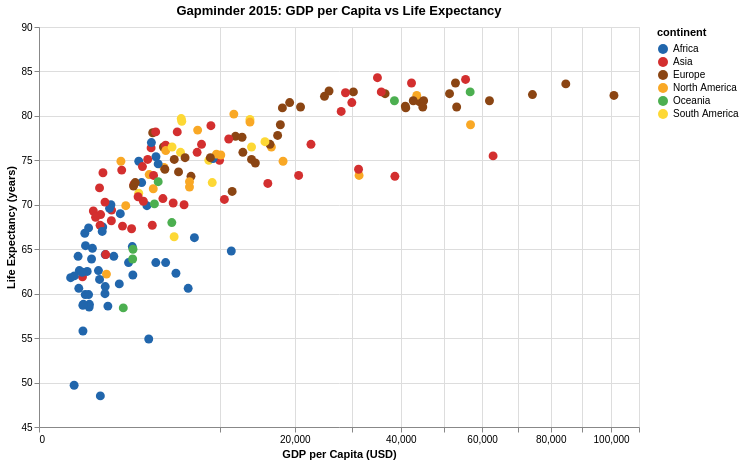

Notebook cell for this chart:
### Markdown cell above
The Gapminder dataset captures decades of global development data, making 2015 a compelling snapshot of the modern world.

### Task:
Create an interactive scatter plot of the Gapminder dataset filtered to the year 2015

### Requirements:
1. Use `transform_filter()` to filter the data to the year of 2015
2. Place GDP per capita on the X axis (using a log scale) and life expectancy on the Y axis. Use descriptive axis titles rather than raw variable names.
3. Adjust the `domain` of the Y axis to be in the range `[45, 90]`
4. Encode continent as the color of each point
5. Add a legend selection so that clicking a continent highlights its countries while fading out all others (either in color or opacity, or both)
6. Add a tooltip that displays country name, continent, GDP per capita, life expectancy, and HDI. Tooltip elements should have a descriptive title rather than a variable name
7. Add a meaningful title
8. Add interactivity so that the user can zoom and pan across the chart

Note: Gapminder [uses log-scale (doubling in particular)](https://www.gapminder.org/tag/gapminder-world/#:~:text=LIFE%20EXPECTANCY:%20IHME%20%E2%80%93%20Institute%20for,PPP%20(constant%202011%20international%20$) for GDP per capita. You can change the scale in Altair setting `scale` to `alt.Scale(type='pow', exponent=0.5)` to achieve that

### Code cell
## Checkpoint 1

# legend selection for continent
legend_selection = alt.selection_point(fields=['continent'], bind='legend')

# opacity condition
opacityCondition = alt.when(legend_selection).then(alt.value(1.0)).otherwise(alt.value(0.1))

# Gapminder-inspired color scheme (Hans Rosling's BBC video)
gapminder_colors = alt.Color('continent:N', scale=alt.Scale(
    domain=['Africa', 'Asia', 'Europe', 'North America', 'Oceania', 'South America'],
    range=['#2166AC',   # Africa - Blue
           '#D32F2F',   # Asia - Red
           '#8B4513',   # Europe - Brown
           '#F9A825',   # North America - Yellow (deep)
           '#4CAF50',   # Oceania - Green
           '#FDD835']   # South America - Yellow (light)
))

chart1 = alt.Chart(gapminder).mark_circle(size=80).encode(
    x=alt.X('gdp:Q', title='GDP per Capita (USD)', scale=alt.Scale(type='pow', exponent=0.5)),
    y=alt.Y('life_exp:Q', title='Life Expectancy (years)', scale=alt.Scale(domain=[45, 90])),
    color=gapminder_colors,
    opacity=opacityCondition,
    tooltip=[
        alt.Tooltip('country:N', title='Country'),
        alt.Tooltip('continent:N', title='Continent'),
        alt.Tooltip('gdp:Q', title='GDP per Capita'),
        alt.Tooltip('life_exp:Q', title='Life Expectancy'),
        alt.Tooltip('hdi_index:Q', title='HDI')
    ]
).transform_filter(
    alt.datum.year == 2015
).add_params(
    legend_selection
).properties(
    title='Gapminder 2015: GDP per Capita vs Life Expectancy',
    width=600,
    height=400
).interactive()

chart1

### Figure 1 — Vega-Lite specification as saved in the notebook (floating-point values rounded to 4 significant figures; data arrays with more than 128 entries replaced by an {"elided": "..."} marker saying what was removed)
{"config": {"view": {"continuousWidth": 300, "continuousHeight": 300}}, "data": {"name": "data-49fd5f50d254cc8bd182b82c4d03ca8a"}, "mark": {"type": "circle", "size": 80}, "encoding": {"color": {"field": "continent", "scale": {"domain": ["Africa", "Asia", "Europe", "North America", "Oceania", "South America"], "range": ["#2166AC", "#D32F2F", "#8B4513", "#F9A825", "#4CAF50", "#FDD835"]}, "type": "nominal"}, "opacity": {"condition": [{"param": "param_f1c839f5b6afb296", "value": 1.0}], "value": 0.1}, "tooltip": [{"field": "country", "title": "Country", "type": "nominal"}, {"field": "continent", "title": "Continent", "type": "nominal"}, {"field": "gdp", "title": "GDP per Capita", "type": "quantitative"}, {"field": "life_exp", "title": "Life Expectancy", "type": "quantitative"}, {"field": "hdi_index", "title": "HDI", "type": "quantitative"}], "x": {"field": "gdp", "scale": {"exponent": 0.5, "type": "pow"}, "title": "GDP per Capita (USD)", "type": "quantitative"}, "y": {"field": "life_exp", "scale": {"domain": [45, 90]}, "title": "Life Expectancy (years)", "type": "quantitative"}}, "height": 400, "params": [{"name": "param_f1c839f5b6afb296", "select": {"type": "point", "fields": ["continent"]}, "bind": "legend"}, {"name": "param_1e9efca18e7a2868", "select": {"type": "interval", "encodings": ["x", "y"]}, "bind": "scales"}], "title": "Gapminder 2015: GDP per Capita vs Life Expectancy", "transform": [{"filter": "(datum.year === 2015)"}], "width": 600, "$schema": "https://vega.github.io/schema/vega-lite/v6.1.0.json", "datasets": {"data-49fd5f50d254cc8bd182b82c4d03ca8a": {"elided": "3675 records"}}}
